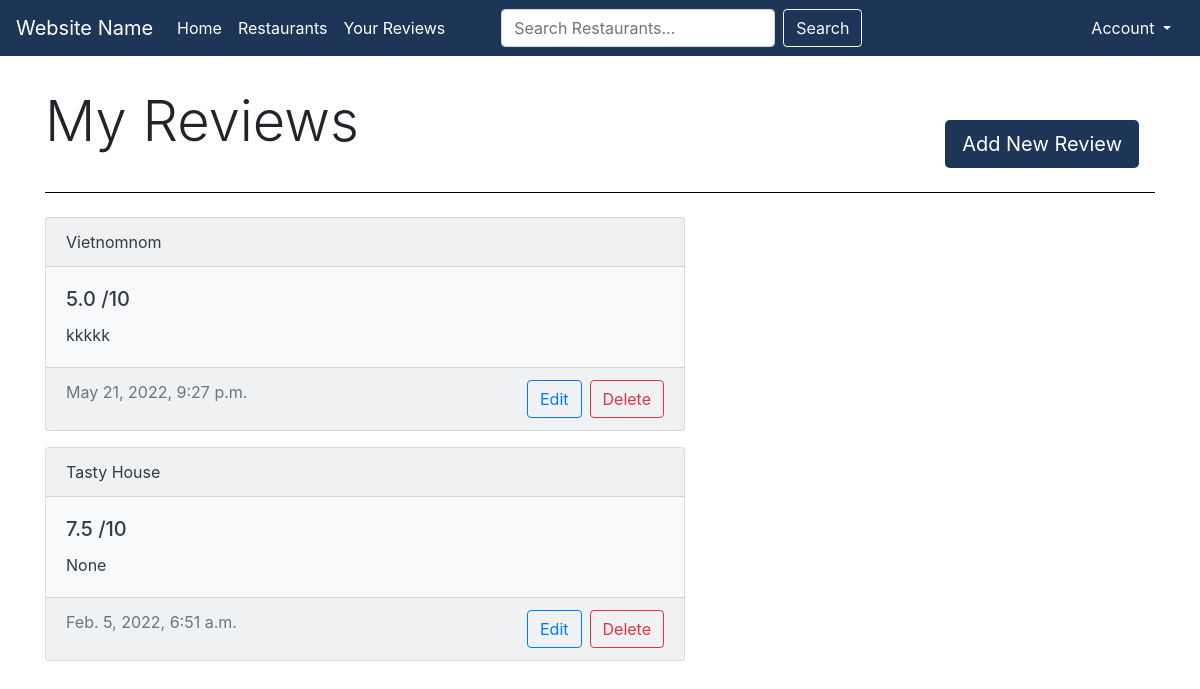
Before: /ratings (signed in) with the older database file.
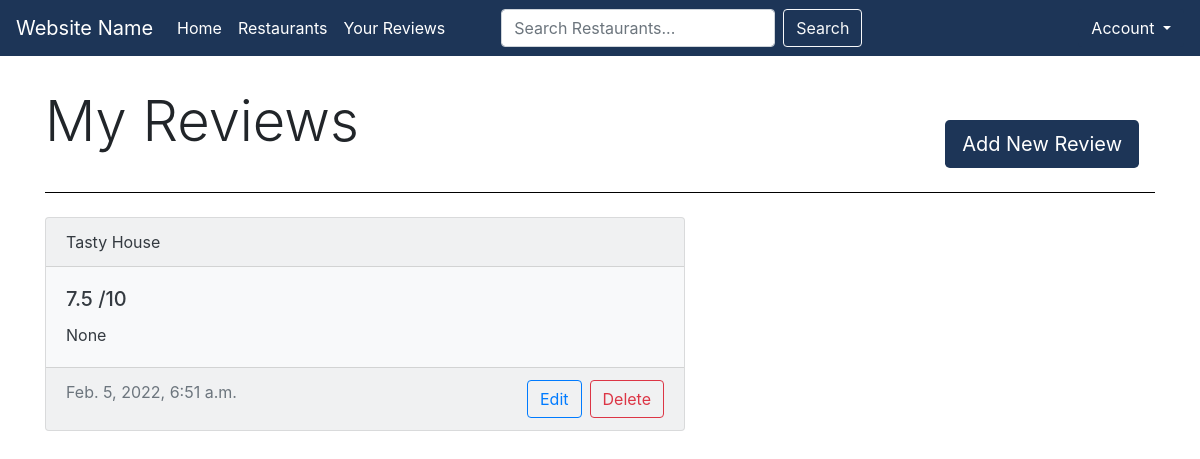
After: the same page with the newer database file.
### restaurants/models.py (models this page shows, shortened)
class Rating(models.Model):
    user = models.ForeignKey(
        User, on_delete=models.CASCADE, null=False)
    restaurant = models.ForeignKey(
        Restaurant, on_delete=models.CASCADE, null=False)
    rating = models.DecimalField(decimal_places=1, max_digits=3)
    review = models.TextField(null=True, blank=True)
    updated = models.DateTimeField(auto_now=True)
    created = models.DateTimeField(auto_now_add=True)
    class Meta:
        ordering = ['-updated', '-created']

class Restaurant(models.Model):
    name = models.CharField(max_length=100, null=False)
    tags = models.CharField(max_length=50, null=True)
    class Meta:
        db_table = "restaurant"
    def __str__(self):
        return self.name

### restaurants/views.py (the view)
# urls.py: path("ratings", views.ratings, name="ratings"),
@login_required(login_url="login")
def ratings(request):
    user = request.user
    ratings = Rating.objects.filter(user=user).order_by('-updated')
    paginator = Paginator(ratings, 5)
    page_number = request.GET.get('page')
    page_obj = paginator.get_page(page_number)
    context = {'ratings': ratings, 'user': user, 'page_obj': page_obj}
    return render(request, "restaurants/ratings.html", context)

### restaurants/templates/restaurants/ratings.html (shortened to what this page needs)
{% extends 'restaurants/base.html' %}
{% block content %}
<div class="container">
  <div class="row">
    <h1 class="display-4 col-sm-8 mt-3">My Reviews</h1>
      <div class="col-sm-4">
        <div class= "btn-toolbar float-right mt-5">
          <a class="btn darkBlue btn-lg mr-3" href="{% url 'addrating' %}">Add New Review</a>
        </div>
      </div>
  </div>
<hr class="my-4" size="10" color="#000000" noshade>
{% for rating in page_obj %}
        <div class="card text-dark bg-light mb-3" style="max-width: 40rem;">
          <div class="card-header">{{rating.restaurant}}</div>
            <div class="card-body">
              <h5 class="card-title">{{rating.rating}} /10</h5>
              <p class="card-text">{{rating.review}}</p>
            </div>
          <div class="card-footer text-muted">{{rating.updated}}
            <div class= "btn-toolbar float-right">
              <a class="btn btn-outline-primary mr-2" href="{% url 'update-rating' rating.id %}">Edit</a>
              <a class="btn btn-outline-danger" href="{% url 'delete-rating' rating.id %}">Delete</a>
            </div>
          </div>
        </div>
        {% empty %}
          <div class="alert alert-light" role="alert"> Oops! Looks like you haven't reviewed anything yet! &#9785; </div>
{% endfor %}
{% endblock %}

Changed rows visible on the page:
removed Rating: restaurant "Vietnomnom", rating "5.0", review "kkkkk", updated "May 21, 2022, 9:27 p.m."
